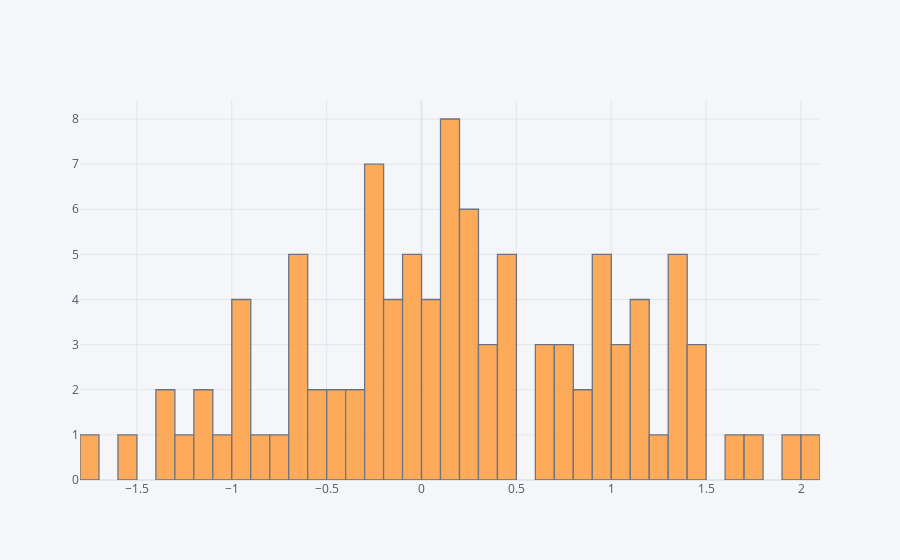

Source (notebook cell):
### Code cell
## Histogram Plot

df['A'].iplot(kind='hist',bins=50)

### Figure 1 — Plotly figure (JSON) as saved in the notebook; plotly's stock layout.template omitted (floating-point values rounded to 4 significant figures)
{"data": [{"histfunc": "count", "histnorm": "", "marker": {"color": "rgba(255, 153, 51, 1.0)", "line": {"color": "#4D5663", "width": 1.3}}, "name": "A", "nbinsx": 50, "opacity": 0.8, "orientation": "v", "type": "histogram", "x": [-0.1358, 0.8161, -0.2182, 0.1891, 0.08056, 1.124, 1.027, -0.4977, 0.1713, -0.2818, 0.2949, 0.2375, -1.159, 0.1162, -0.3211, 1.25, -0.6123, -0.05671, -0.2306, 0.02923, 1.378, 0.4114, -0.2339, 0.4236, -0.952, -0.04208, -0.4183, 0.02946, 0.1945, 0.8476, -0.1026, -0.9552, 0.2854, 0.349, -0.5898, -0.1659, 1.748, -1.505, -1.346, 1.11, -0.8873, 0.196, -0.005802, -0.655, -0.1428, 0.4919, 0.3202, 0.1623, 0.9861, 1.183, 1.14, 0.4248, 1.34, -1.159, -1.072, 0.9663, 1.311, 1.494, 1.974, 0.9038, 0.3532, -0.2747, 0.6981, 1.326, 0.1194, 1.467, -0.3227, -0.9045, -0.01961, 1.419, 0.266, 0.7843, -0.9743, 0.7519, 0.1887, 1.604, 1.03, -0.2929, -0.0005764, 0.0769, -0.2982, 1.319, 0.7499, 0.4544, -0.698, 0.6465, -0.577, 2.049, -0.6716, 0.6425, 1.013, 0.2918, -1.709, -0.6646, -1.348, -1.208, 0.9463, -0.7505, 0.9163, 0.2081]}], "layout": {"barmode": "overlay", "legend": {"bgcolor": "#F5F6F9", "font": {"color": "#4D5663"}}, "paper_bgcolor": "#F5F6F9", "plot_bgcolor": "#F5F6F9", "title": {"font": {"color": "#4D5663"}}, "xaxis": {"gridcolor": "#E1E5ED", "showgrid": true, "tickfont": {"color": "#4D5663"}, "title": {"font": {"color": "#4D5663"}, "text": ""}, "zerolinecolor": "#E1E5ED"}, "yaxis": {"gridcolor": "#E1E5ED", "showgrid": true, "tickfont": {"color": "#4D5663"}, "title": {"font": {"color": "#4D5663"}, "text": ""}, "zerolinecolor": "#E1E5ED"}}}
